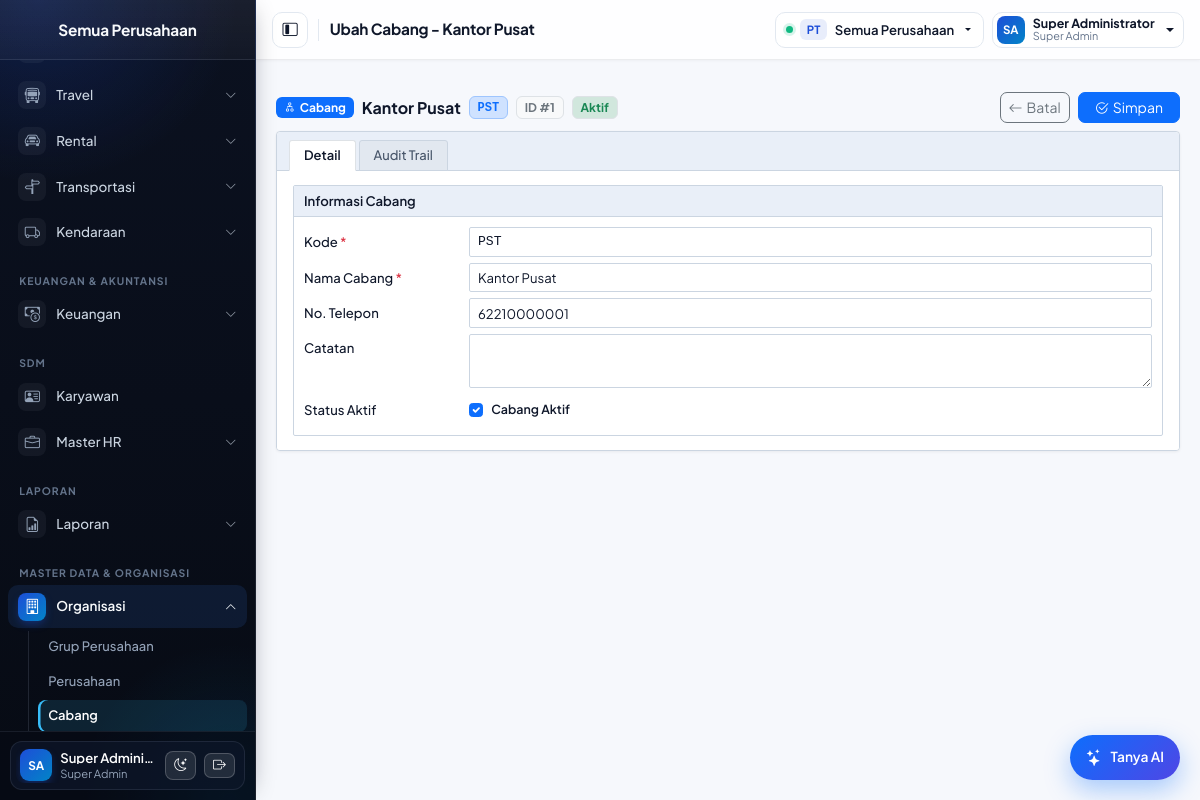
The page /pages/branches/form.php?id=1 (signed in) on the database its author committed.
### tables this page shows
CREATE TABLE `branches` (
  `id` INT(11) NOT NULL AUTO_INCREMENT,
  `company_id` INT(11) NOT NULL,
  `code` VARCHAR(15) NOT NULL,
  `name` VARCHAR(255) NOT NULL,
  `note` VARCHAR(2000) DEFAULT NULL,
  `phone_number` VARCHAR(20) DEFAULT NULL,
  `is_active` TINYINT(1) NOT NULL DEFAULT 1,
  `created_user` VARCHAR(255) DEFAULT NULL,
  `created_date` DATETIME NOT NULL DEFAULT CURRENT_TIMESTAMP,
  `modified_user` VARCHAR(255) DEFAULT NULL,
  `modified_date` DATETIME DEFAULT NULL,
  PRIMARY KEY (`id`),
  UNIQUE KEY `uq_branches_company_code` (`company_id`, `code`),
  CONSTRAINT `fk_branches_company` FOREIGN KEY (`company_id`) REFERENCES `companies` (`id`) ON DELETE RESTRICT
);

### includes/auth.php (called while the page is built, shortened)
<?php
function active_company_id(): ?int
{
    $id = $_SESSION['company_id'] ?? null;
    return $id === null ? null : (int) $id;
}

### pages/branches/form.php (the view, shortened to what this page needs)
<?php
$db = db();
$id = (int) ($_GET['id'] ?? $_POST['id'] ?? 0);
if ($id > 0) {
    $st = $db->prepare('SELECT * FROM branches WHERE id = ?');
    $st->bind_param('i', $id);
    $st->execute();
    $found = $st->get_result()->fetch_assoc();
    $row = $found;
}
require __DIR__ . '/../../includes/header.php';
?>
<main class="p-2 p-md-3">
    <?= ui_erp_toolbar(
        'Cabang',
        'diagram-2',
        $id > 0 ? (string) $row['name'] : 'Tambah Cabang Baru',
        $id > 0 ? array_values(array_filter([
            !empty($row['code']) ? ['text' => $row['code'], 'class' => 'bg-primary-subtle text-primary border border-primary-subtle font-monospace'] : null,
            ['text' => 'ID #' . $id, 'class' => 'bg-light text-secondary border'],
            isset($row['is_active']) ? ['text' => !empty($row['is_active']) ? 'Aktif' : 'Nonaktif', 'class' => 'bg-' . (!empty($row['is_active']) ? 'success' : 'secondary') . '-subtle text-' . (!empty($row['is_active']) ? 'success' : 'secondary') . ' border'] : null,
        ])) : [['text' => 'Baru', 'class' => 'bg-info-subtle text-info-emphasis border']],
        [
            ['label' => 'Batal', 'icon' => 'arrow-left', 'href' => 'pages/branches/index.php', 'class' => 'btn btn-outline-secondary btn-sm'],
            ['label' => 'Simpan', 'icon' => 'check2-circle', 'type' => 'submit', 'form' => 'formBranch', 'class' => 'btn btn-primary btn-sm px-3'],
        ]
    ) ?>
    <div class="erp-window-card">
        <ul class="nav nav-tabs erp-sub-tabs" id="branchFormTabs" role="tablist">
            <li class="nav-item" role="presentation">
                <button class="nav-link active" id="tab-branch-detail-btn" data-bs-toggle="tab" data-bs-target="#tab-branch-detail" type="button" role="tab">Detail</button>
            </li>
            <?php if ($id > 0): ?>
                <li class="nav-item" role="presentation">
                    <button class="nav-link" id="tab-branch-audit-btn" data-bs-toggle="tab" data-bs-target="#tab-branch-audit" type="button" role="tab">Audit Trail</button>
                </li>
            <?php endif; ?>
        </ul>
        <div class="erp-content-body">
            <form method="post" action="<?= e(APP_URL) ?>/pages/branches/form.php<?= $id > 0 ? '?id=' . $id : '' ?>" id="formBranch">
                <div class="tab-content" id="branchFormTabContent">
                    <div class="tab-pane fade show active" id="tab-branch-detail" role="tabpanel" aria-labelledby="tab-branch-detail-btn">
                        <div class="rnt-panel mb-0">
                            <div class="rnt-panel-header"><span>Informasi Cabang</span></div>
                            <div class="rnt-panel-body">
                                <div class="rnt-row">
                                    <label class="rnt-label" for="code">Kode <span class="text-danger">*</span></label>
                                    <div class="rnt-field">
                                        <input class="form-control form-control-sm text-uppercase font-monospace" id="code" name="code" maxlength="15" required value="<?= e($row['code']) ?>">
                                    </div>
                                </div>
                                <div class="rnt-row">
                                    <label class="rnt-label" for="name">Nama Cabang <span class="text-danger">*</span></label>
                                    <div class="rnt-field">
                                        <input class="form-control form-control-sm" id="name" name="name" maxlength="255" required value="<?= e($row['name']) ?>">
                                    </div>
                                </div>
                                <div class="rnt-row">
                                    <label class="rnt-label" for="phone_number">No. Telepon</label>
                                    <div class="rnt-field">
                                        <input class="form-control form-control-sm" id="phone_number" name="phone_number" maxlength="20" value="<?= e((string) ($row['phone_number'] ?? '')) ?>" placeholder="62812xxxxxxxx">
                                    </div>
                                </div>
                                <div class="rnt-row align-items-start">
                                    <label class="rnt-label pt-1" for="note">Catatan</label>
                                    <div class="rnt-field">
                                        <textarea class="form-control form-control-sm rnt-ta-compact" id="note" name="note" rows="2" maxlength="2000"><?= e($row['note']) ?></textarea>
                                    </div>
                                </div>
                                <div class="rnt-row mb-0">
                                    <label class="rnt-label" for="is_active">Status Aktif</label>
                                    <div class="rnt-field">
                                        <div class="rnt-check-wrap">
                                            <input class="form-check-input mt-0" type="checkbox" id="is_active" name="is_active" <?= $row['is_active'] ? 'checked' : '' ?>>
                                            <label class="form-check-label small fw-semibold" for="is_active">Cabang Aktif</label>
                                        </div>
                                    </div>
                                </div>
                            </div>
                        </div>
                    </div>
                </div>
            </form>
        </div>
    </div>
</main>
<?php require __DIR__ . '/../../includes/footer.php'; ?>

### rows shown on the page
branches: code "PST", name "Kantor Pusat", phone_number "62210000001", is_active "☑"

### other values the page prints
$sidebarCompanyName "Semua Perusahaan"
$m['label'] "Travel"
$m['label'] "Rental"
$m['label'] "Transportasi"
$m['label'] "Kendaraan"
$sec "KEUANGAN & AKUNTANSI"
$m['label'] "Keuangan"
$sec "SDM"
$m['label'] "Karyawan"
$m['label'] "Master HR"
$sec "LAPORAN"
$m['label'] "Laporan"
$sec "MASTER DATA & ORGANISASI"
$m['label'] "Organisasi"
$s['label'] "Grup Perusahaan"
